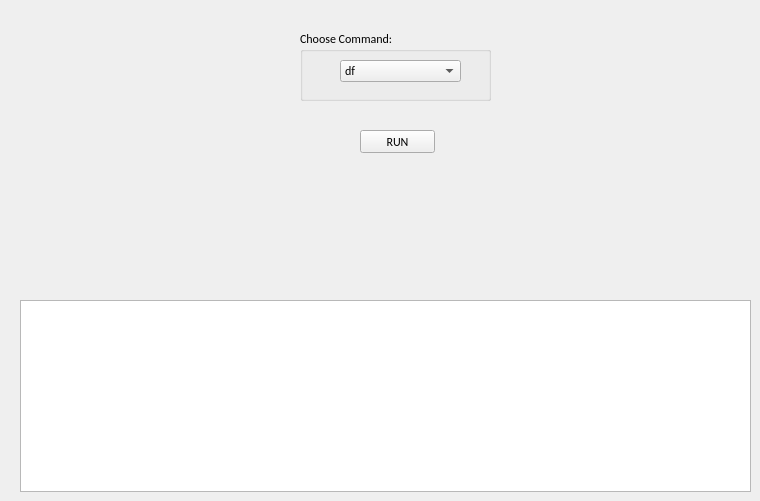
        <widget class="QWidget" name="tab_12">
         <attribute name="title">
          <string>df</string>
         </attribute>
         <widget class="QPushButton" name="pushButton_run_df">
          <property name="geometry">
           <rect>
            <x>360</x>
            <y>130</y>
            <width>75</width>
            <height>23</height>
           </rect>
          </property>
          <property name="font">
           <font>
            <family>Calibri</family>
            <pointsize>9</pointsize>
           </font>
          </property>
          <property name="text">
           <string>RUN</string>
          </property>
         </widget>
         <widget class="QTextBrowser" name="textBrowser_terminal_df">
          <property name="geometry">
           <rect>
            <x>20</x>
            <y>300</y>
            <width>731</width>
            <height>192</height>
           </rect>
          </property>
         </widget>
         <widget class="QGroupBox" name="groupBox_10">
          <property name="geometry">
           <rect>
            <x>300</x>
            <y>30</y>
            <width>191</width>
            <height>71</height>
           </rect>
          </property>
          <property name="font">
           <font>
            <family>Calibri</family>
            <pointsize>9</pointsize>
           </font>
          </property>
          <property name="title">
           <string>Choose Command:</string>
          </property>
          <widget class="QComboBox" name="comboBox_df">
           <property name="geometry">
            <rect>
             <x>40</x>
             <y>30</y>
             <width>121</width>
             <height>22</height>
            </rect>
           </property>
           <item>
            <property name="text">
             <string>df</string>
            </property>
           </item>
           <item>
            <property name="text">
             <string>df -h</string>
            </property>
           </item>
          </widget>
         </widget>
        </widget>
